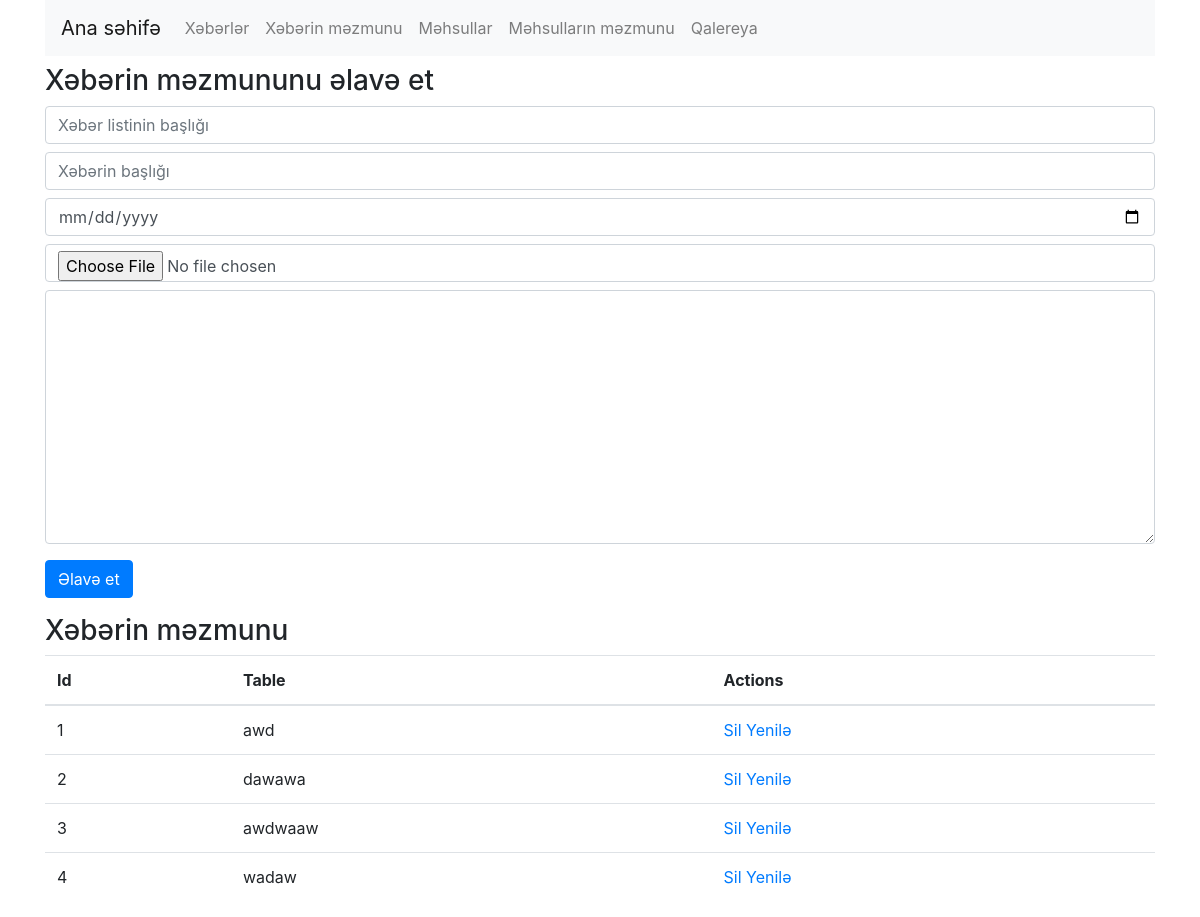
Page /admin/news/info on the earlier database version.
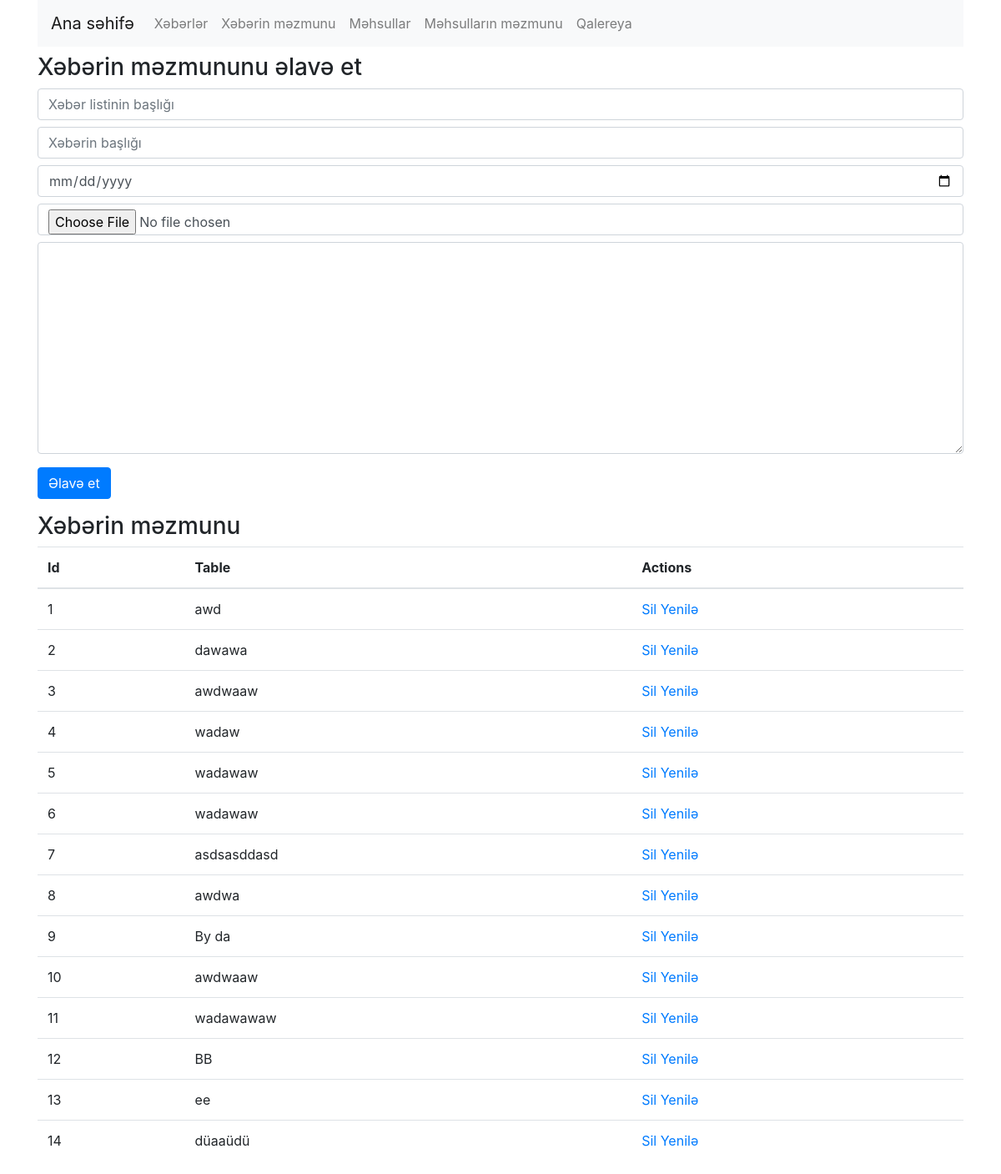
Same page on the later database version.
### models.py (models this page shows)
class Post_info(db.Model):
    id=db.Column(db.Integer,primary_key=True)
    post_list_title=db.Column(db.String(100))
    post_info_title=db.Column(db.String(80))
    post_info_time=db.Column(db.String(50))
    post_info_img=db.Column(db.String(50))
    post_info_description=db.Column(db.Text)

### controllers/admin/news_about.py (the view, shortened to what this page needs)
@app.route('/admin/news/info',methods=['GET','POST'])
def news_info():
    posts_details=Post_info.query.all()
    return render_template("admin/news_about.html",posts_details=posts_details)

### templates/admin/news_about.html
{% extends "admin/base.html" %} {% block content %}
<h3 class="my-2">Xəbərin məzmununu əlavə et</h3>
<form action="/admin/news/info"method='POST' enctype="multipart/form-data">
    <input type="text" name="post_list_title" class="form-control my-2" placeholder="Xəbər listinin başlığı">
    <input type="text" name="post_info_title" class="form-control my-2" placeholder="Xəbərin başlığı">
    <input type="date" name="post_info_time" class="form-control my-2" placeholder="Xəbərin müddəti">
    <input type="file" name="post_info_img" class="form-control my-2" placeholder="Xəbərin şəkli">
    <textarea name="post_info_description" class='form-control my-2' cols="30" rows="10"></textarea>
    <input type="submit"  class="btn btn-primary my-2" value="Əlavə et">
</form>
<h3 class="my-2">Xəbərin məzmunu</h3>
<table class="table">
    <thead>
        <tr>
            <th>Id</th>
            <th>Table</th>
            <th>Actions</th>
        </tr>
    </thead>
    <tbody>
        {% for post_info in posts_details %}
        <tr>
            <td scope="row">{{post_info.id}}</td>
            <td>{{post_info.post_info_title}}</td>
            <td>
                <a href="#">Sil</a>
                <a href="#">Yenilə</a>
            </td>
        </tr>
        {% endfor %}
    </tbody>
</table>
{% endblock %}

### templates/admin/base.html (shortened to what this page needs)
<!doctype html>
<html lang="en">
  <head>
    <link rel="stylesheet" href="https://stackpath.bootstrapcdn.com/bootstrap/4.3.1/css/bootstrap.min.css">
  </head>
  <body>
    <div class="container">
      <div class="row">
        <div class="col-12">
          <nav class="navbar navbar-expand-sm navbar-light bg-light">
            <a class="navbar-brand" href="/admin">Ana səhifə</a>
            <div class="collapse navbar-collapse" id="collapsibleNavId">
              <ul class="navbar-nav mr-auto mt-2 mt-lg-0">
                <li class="nav-item">
                  <a class="nav-link" href="/admin/news">Xəbərlər</a>
                </li>
                <li class="nav-item">
                  <a class="nav-link" href="/admin/news/info">Xəbərin məzmunu</a>
                </li>
                <li class="nav-item">
                  <a class="nav-link" href="/admin/products">Məhsullar</a>
                </li>
                <li class="nav-item">
                  <a class="nav-link" href="/admin/products/ext">Məhsulların məzmunu</a>
                </li>
                <li class="nav-item">
                  <a class="nav-link" href="/admin/gallery">Qalereya</a>
                </li>
              </ul>
            </div>
          </nav>
        </div>
      </div>
    </div>
      <div class="container">
        <div class="row">
          <div class="col-12">
            {% block content %}
        {% endblock %}
          </div>
        </div>
      </div>
  </body>
</html>

Differences in the rows shown:
added Post_info: id "5", post_info_title "wadawaw"
added Post_info: id "6", post_info_title "wadawaw"
added Post_info: id "7", post_info_title "asdsasddasd"
added Post_info: id "8", post_info_title "awdwa"
added Post_info: id "9", post_info_title "By da"
added Post_info: id "10", post_info_title "awdwaaw"
added Post_info: id "11", post_info_title "wadawawaw"
added Post_info: id "12", post_info_title "BB"
added Post_info: id "13", post_info_title "ee"
added Post_info: id "14", post_info_title "düaaüdü"
